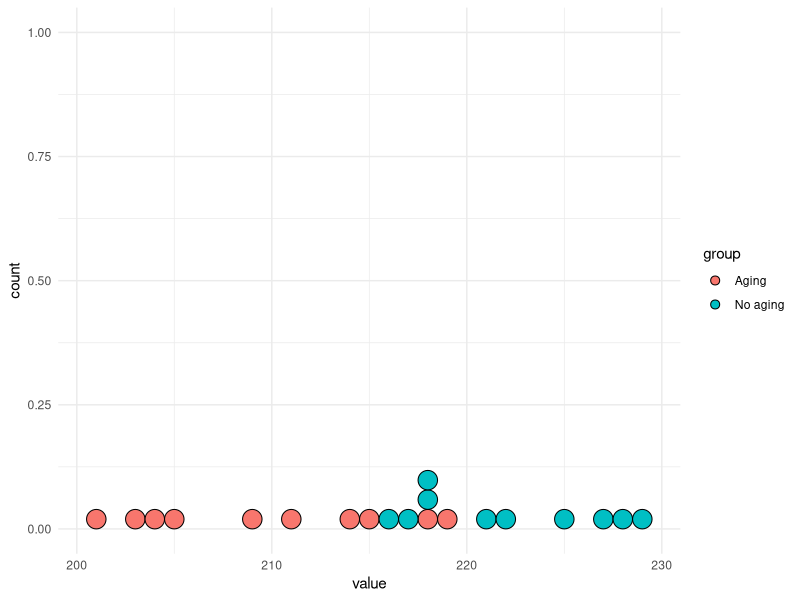

Here is the R script that generated this plot:
no_aging <- c(227, 222, 218, 217, 225, 218, 216, 229, 228, 221)
aging <- c(219, 214, 215, 211, 209, 218, 203, 204, 201, 205)

library(ggplot2)

df <- data.frame(
  value = c(no_aging, aging),
  group = rep(c("No aging", "Aging"), c(length(no_aging), length(aging)))
)

ggplot(df, aes(x = value, fill = group)) +
  geom_dotplot(binwidth = 1, stackgroups = TRUE, binpositions = "all") +
  theme_minimal()

cat("Aging process had a slight effect on the tensile strength\n")

no_aging_mean <- mean(no_aging)
aging_mean <- mean(aging)

cat("Mean value for no aging is ", no_aging_mean, "\n");
cat("Mean value for aging is ", aging_mean, "\n");

no_aging_median <- median(no_aging)
aging_median <- median(aging)

cat("Median value for no aging is ", no_aging_median, "\n")
cat("Median value for aging is ", aging_median, "\n")

cat("Intragroup mean and median values are very similar")